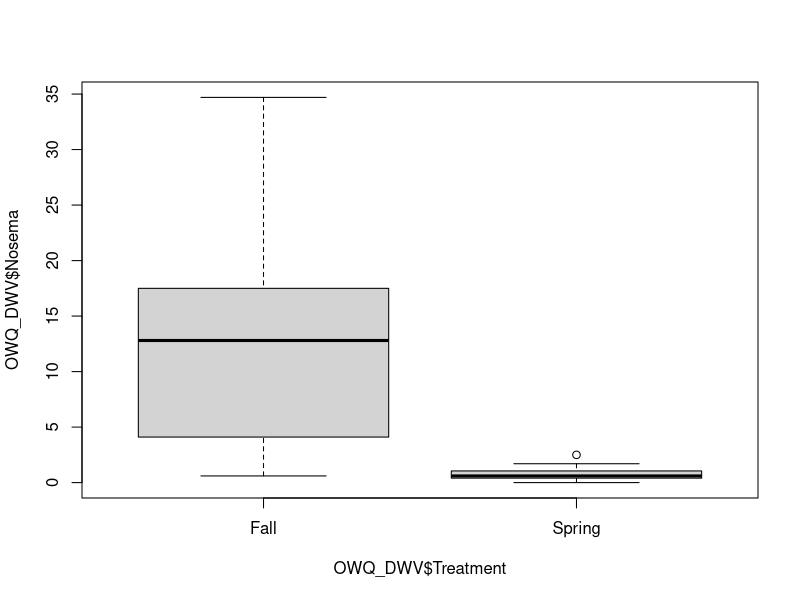
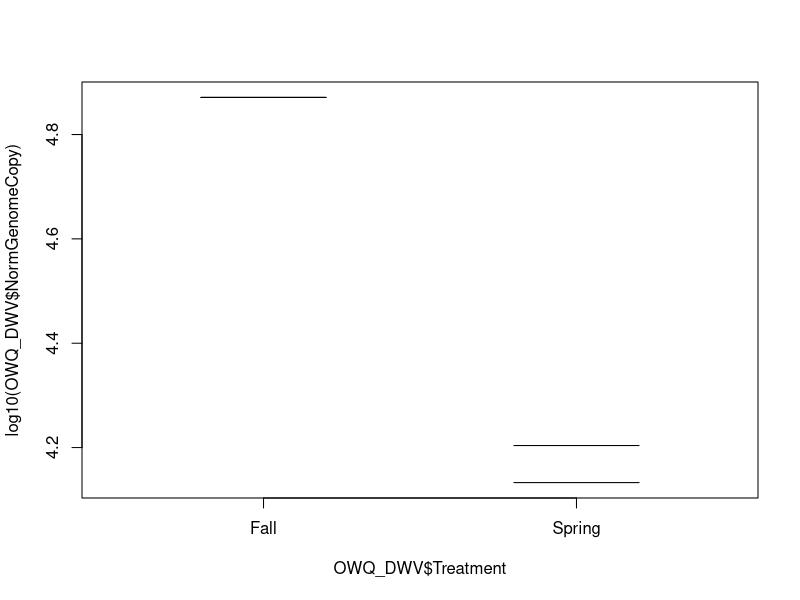
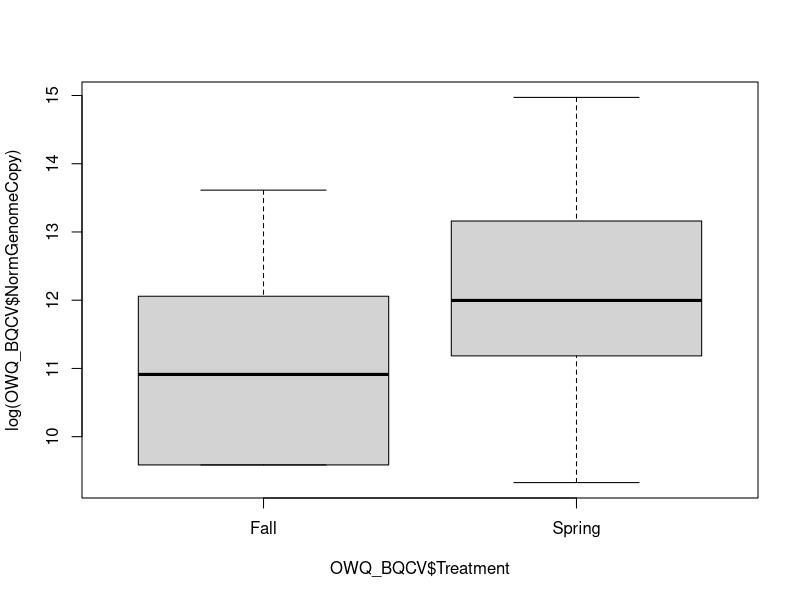

Source code (R) for these figures, in order:
###########################################################################################
# Data Analysis for 2016 Bombus Overwintering Queen Study
# Kim Mack-Nair 
# April 12, 2018
###########################################################################################

#Preliminaries:
# Clear memory of characters
ls()
rm(list=ls())
#install.packages("ggplot2")
#install.packages("dplyr")
#install.packages("plyr")
#install.packages("lme4")
#install.packages("car")


# Call Required Packages
library("ggplot2")
library("dplyr")
library("plyr")
library("lme4")
library("car")

# Set Working Directory: 
# setwd("~/Desktop/OverwinteringQueens")

# read in data:
Bee_Data <- read.table("Bee_Data.csv", header=TRUE, sep = ",", stringsAsFactors = FALSE) 

OverwinteringQueens_Results <- read.table("OverwinteringQueens_Results.csv", header=TRUE, sep = ",", stringsAsFactors = FALSE)

# merge data sets
OverwinteringQueens_Results <- merge(Bee_Data, OverwinteringQueens_Results, by=c("Sample.Name"), all.y=TRUE )

###########################################################################################
# Functions

###########################################################################
# function name: PrelimClean (requires dplyr package)
# description: removes unneeded PCR file columns, gblock, NTC and duplicates 
# parameters: 
# data = data frame, 
# returns a DF that is partially cleaned 
###########################################################################

PrelimClean <- function(data=data){
  
  # take only columns that we want:
  data <- dplyr::select(data, Sample.Name, Target.Name, Cq.Mean, Quantity.Mean, Treatment, Nosema, dil.factor)
  
  # remove duplicate rows
  data<-data[!duplicated(data),]
  
  # remove NTC rows from dataframe:
  data<-data[!(data$Sample.Name=="No Sample"),]
  
  # remove Gblock rows from dataframe:
  data<-data[!(data$Sample.Name=="Gblock"),]
  # remove Gblock rows from dataframe:
  data<-data[!(data$Sample.Name=="gBlocks"),]
  
  return(data)
}

###########################################################################
# END OF FUNCITON
###########################################################################



###########################################################################
# function name: VirusNorm
# description: normalizes virus data with dilutions and constants 
# parameters: number of bees and a data frame 
# returns a dataframe with normalized virus values 
###########################################################################

VirusNorm <- function(number_bees = 1, data=data){
  
  # set constant values for genome copies per bee calculations:
  crude_extr<- 100
  eluteRNA <- 50
  GITCperbee <- 200
  cDNA_eff <- 0.1
  rxn_vol <- 3
  total_extr_vol<- 600
  
  #create column for total_extr_vol
  total_extr_vol <- (GITCperbee * number_bees)
  

  # create column for genome copies per bee:
  data$genomeCopy <- ((((((data$Quantity.Mean / cDNA_eff) / rxn_vol) * data$dil.factor) * eluteRNA) / crude_extr) * total_extr_vol) / number_bees
  
  # norm_genomeCopy is 0 if NA
  data$genomeCopy[is.na(data$genomeCopy)] <- 0
  
  return(data)
  
}

###########################################################################
# END OF FUNCITON
###########################################################################






###########################################################################
# function name: actinNormal
# description: normalizes virus data with actin values 
# parameters: a data frame with actin values
# returns a dataframe with normalized virus values 
###########################################################################

actinNormal <- function(data=data){
  
  # pull only actin values out of dataframe
  ActinOnly <- data[which(data$Target.Name=="ACTIN"),]
  
  # create DF of ACTIN genome copies and lab ID:
  ActinDF <- data.frame(ActinOnly$Sample.Name, ActinOnly$genomeCopy)
  colnames(ActinDF) <- c("Sample.Name", "ACT_genomeCopy")
  
  # merge ACTIN dataframe with main dataframe:
  #Need rownames and all.x=TRUE because data frames are different sizes.
  data <- merge(data, ActinDF, by=c("Sample.Name"), all.x=TRUE)
  
  # find mean of all ACTIN values:
  ActinMean <- mean(ActinOnly$genomeCopy, na.rm = TRUE)
  
  # create column for normalized genome copies per bee:
  data$NormGenomeCopy <- (data$genomeCopy/data$ACT_genomeCopy)*ActinMean
  
  return(data)
}


###########################################################################
# END OF FUNCITON
###########################################################################




###########################################################################
# function name: CT_Threash
# description: creates binary data and makes genome copy 0 if below Ct threash
# parameters: dataframe
###########################################################################

CT_Threash <- function(data=data){
  
  splitDF <- split(data, data$Target.Name)
  
  # make norm_genome_copbee 0 if Ct value is > 32.918
  splitDF$DWV$NormGenomeCopy[which(splitDF$DWV$Cq.Mean > 32.918)] <- 0
  splitDF$BQCV$NormGenomeCopy[which(splitDF$BQCV$Cq.Mean > 32.525)] <- 0
  
  splitDF$DWV$virusBINY  <- ifelse(splitDF$DWV$Cq.Mean > 32.918, 0, 1)
  splitDF$BQCV$virusBINY  <- ifelse(splitDF$BQCV$Cq.Mean > 32.525, 0, 1)
  
  # merge split dataframe back into "BombSurv" dataframe:
  data <- rbind(splitDF$DWV, splitDF$BQCV)
  
  # norm_genomeCopy is 0 if NA
  data$virusBINY[is.na(data$virusBINY)] <- 0
  
  return(data)
  
}



###############################################################################################
################################### PROGRAM BODY ##############################################
###############################################################################################

# running functions to clean data set:
OverwinteringQueens_Results <- PrelimClean(OverwinteringQueens_Results)
OverwinteringQueens_Results<- VirusNorm(number_bees = 1, OverwinteringQueens_Results)
OverwinteringQueens_Results<- actinNormal(OverwinteringQueens_Results)
OverwinteringQueens_Results<- CT_Threash(OverwinteringQueens_Results)



#write.csv(OverwinteringQueens_Results, "overwintering.csv")











##############################################################################
# PRELIM ANALYSIS:


# read in data:
dat <- read.table("overwintering.csv", header=TRUE, sep = ",", stringsAsFactors = FALSE) 

dat$Binary <- ifelse(dat$NormGenomeCopy>0, 1, 0)


# split data set by virus
OWQ_split <- split(dat, dat$Target.Name)



# create BQCV data set
OWQ_BQCV <- OWQ_split$BQCV

# create DWV data set
OWQ_DWV <- OWQ_split$DWV


#Nosema load by treatment plot
boxplot(OWQ_DWV$Nosema~OWQ_DWV$Treatment)
#Nosema load by treatment plot
summary(aov(OWQ_DWV$Nosema~OWQ_DWV$Treatment))
#Nosema load by treatment plot
kruskal.test(OWQ_DWV$Nosema~as.factor(OWQ_DWV$Treatment))

boxplot(log10(OWQ_DWV$NormGenomeCopy)~OWQ_DWV$Treatment)
summary(aov(OWQ_DWV$NormGenomeCopy~OWQ_DWV$Treatment))
kruskal.test(OWQ_DWV$NormGenomeCopy~as.factor(OWQ_DWV$Treatment))

boxplot(log(OWQ_BQCV$NormGenomeCopy)~OWQ_BQCV$Treatment)
summary(aov(OWQ_BQCV$NormGenomeCopy~OWQ_BQCV$Treatment))
kruskal.test(OWQ_BQCV$NormGenomeCopy~as.factor(OWQ_BQCV$Treatment))


fisher.test(OWQ_BQCV$Binary, OWQ_BQCV$Treatment)




